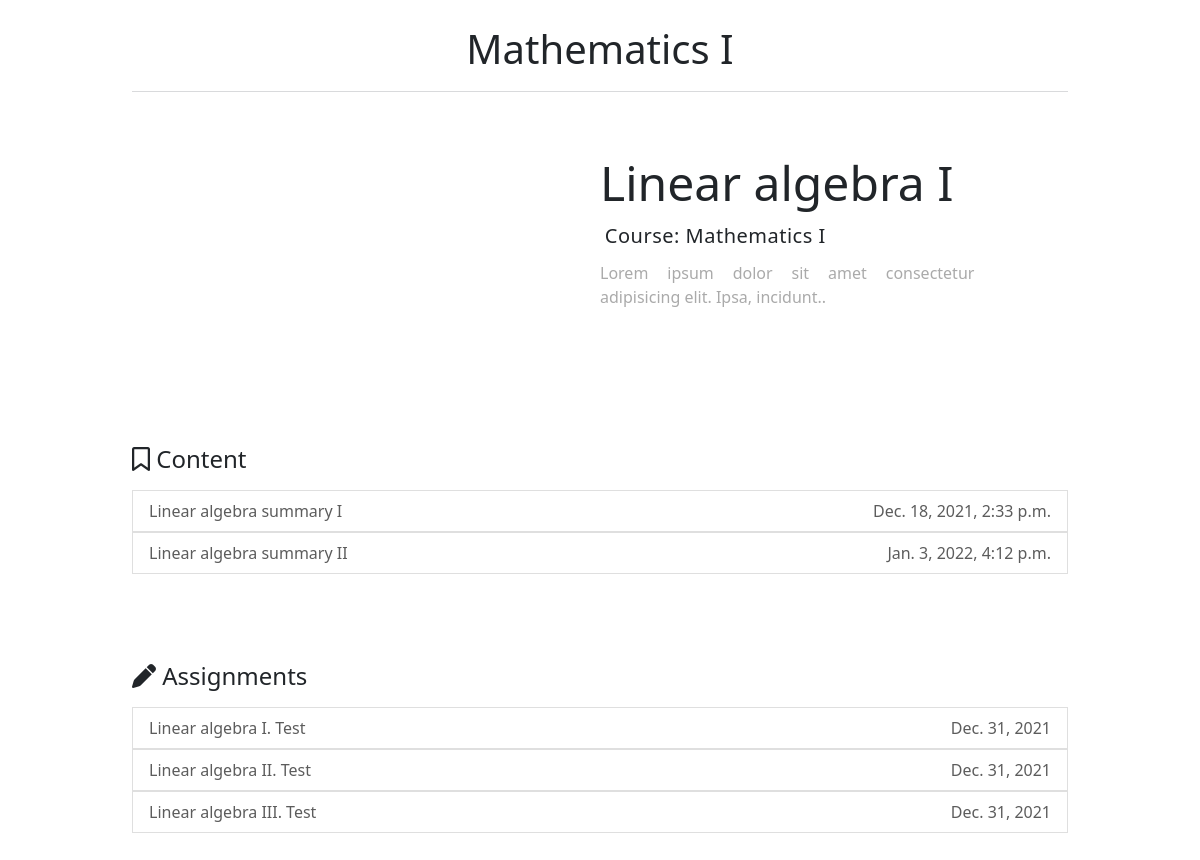
/courses/6/topics/16/, run on the app's committed database.
### main_app/models.py (models this page shows, shortened)
class Courses(models.Model):
    id             = models.AutoField(primary_key=True)
    name           = models.CharField(max_length=200)
    description    = models.TextField()
    year           = models.ForeignKey(SchoolYears,on_delete=models.CASCADE)
    class Meta():
        verbose_name        = 'Course'
        verbose_name_plural = 'Courses'

class Topic(models.Model):
    id          = models.AutoField(primary_key=True)
    course      = models.ForeignKey(Courses,on_delete=models.CASCADE,)
    name        = models.CharField(max_length=200)
    description = models.TextField()
    class Meta():
        verbose_name        = 'Course Content'
        verbose_name_plural = 'Courses Content'

class Content(models.Model):
    id       = models.AutoField(primary_key=True)
    topic    = models.ForeignKey(Topic,on_delete=models.CASCADE)
    name     = models.CharField(max_length=50)
    field    = models.FileField(upload_to=upload_location_content)
    created  = models.DateTimeField(auto_now_add=timezone.now())
    class Meta():
        verbose_name        = 'Content'
        verbose_name_plural = 'Contents'

class School_Assignment(models.Model):
    topic    = models.ForeignKey(Topic,on_delete=models.CASCADE)
    title    = models.CharField(max_length=50)
    instructions = models.TextField()
    file     = models.FileField(upload_to=location_assignment,null=True,blank=True)
    deadline = models.DateField(null=True,blank=True)
    created  = models.DateTimeField(auto_now=datetime.datetime.now())

### main_app/views.py (the view)
# urls.py: path('courses/<str:course_pk>/topics/<str:topic_pk>/',views.TopicDetail.as_view(),name='topic'),
class TopicDetail(DetailView):
    model         = Topic
    template_name = 'courses/topics/topic_object.html'
    def get_object(self):
        return get_object_or_404(Topic,id=self.kwargs.get('topic_pk'))
    def get_context_data(self, **kwargs):
        course  =  get_object_or_404(Courses,id=self.kwargs.get('course_pk')).id
        topic   =  TopicDetail.get_object(self)
        context = super().get_context_data(**kwargs)
        context['course']      = Courses.objects.get(id=course)
        context['contents']    = Content.objects.filter(topic=topic)
        context['assignments'] = School_Assignment.objects.filter(topic=topic)
        return context

### main_app/templates/courses/topics/topic_object.html (shortened to what this page needs)
{% extends 'base.html' %}
{% load static %}
{% block content %}
<link rel="stylesheet" href="{% static 'main_app/css/course_data.css' %}">
<div class="container-fluid">
    <div class="title">
        <a href=""><h1>{{course.name}}</h1></a>
    </div>
    <div class="presentation">
        <div class="img col">
        </div>
        <div class="data col">
            <h2>{{object.name}}</h2>
            <h5>Course: {{course.name}}</h5>
            <p>{{object.description}}</p>
        </div>
    </div>
    <div class="content">
        <div class="c-title">
            <h4><i class="far fa-bookmark"></i> Content</h4>
        </div>
        {% if contents %}{% for content in contents %}
        <div class="list-content">
            <a href="{{content.field.url}}"  onclick="content_select(this)" data-id="{{content.id}}"  id="content_field"><li class="list-group-item">
                <p>{{content.name}}</p>
                <p>{{content.created}}</p>
            </li></a>
        </div>
        {% endfor %}{% else %}
        <li class="list-group-item">
            <p>No content yet...</p>
        </li>
        {% endif %}
    </div>
    <div class="content">
        <div class="c-title">
            <h4><i class="fas fa-pen"></i> Assignments</h4>
        </div>
        {% if assignments %}{% for assignment in assignments %}
        <div class="list-content">
            <a href="{% url 'assignment_data' course_pk=course.id topic_pk=object.id assignment_pk=assignment.id  %}" id="content_field"><li class="list-group-item">
                <p>{{assignment.title}}</p>
                <p>{{assignment.deadline}}</p>
            </li></a>
        </div>
        {% endfor %}{% else %}
        <li class="list-group-item">
            <p>No content yet...</p>
        </li>
        {% endif %}
    </div>
</div>
{% endblock %}

### static/main_app/css/course_data.css (style rules this page uses)
.container-fluid { width: 80%; }
.container-fluid .title { border-bottom: 1px solid #d9dadc; padding: 25px 0 10px; margin-bottom: 30px; text-align: center; }
.container-fluid .title a { text-decoration: none; color: #212529; }
.presentation { display: flex; align-items: center; padding: 2rem 0 }
.presentation .data h2 { font-size: 3rem; }
.presentation .data h5 { letter-spacing: .5px; padding: .3rem ; }
.presentation .data p { text-align: justify; color: #aaa; }
.c-title { display: flex; justify-content: space-between; align-items: center; width: 100%; margin: auto; }
.c-title { display: flex; justify-content: space-between; align-items: center; width: 100%; margin: auto; padding: .5rem 0; }
.content { margin: 5rem 0; }
.content a { text-decoration: none; }
.content .list-group-item { display: flex; justify-content: space-between; }
.content p { color: rgb(92, 92, 92); margin: 0; padding: 0; }
.list-content { display: flex; align-items: center; }
.list-content a#content_field { width: 100%; }
@media (min-width:1120px) { .data p { width: 80%; } }

### data on the page
Courses: name "Mathematics I"
Topic: name "Linear algebra I", description "Lorem ipsum dolor sit amet consectetur adipisicing elit. Ipsa, incidunt.."
Content: name "Linear algebra summary I", created "Dec. 18, 2021, 2:33 p.m."
Content: name "Linear algebra summary II", created "Jan. 3, 2022, 4:12 p.m."
School_Assignment: title "Linear algebra I. Test", deadline "Dec. 31, 2021"
School_Assignment: title "Linear algebra II. Test", deadline "Dec. 31, 2021"
School_Assignment: title "Linear algebra III. Test", deadline "Dec. 31, 2021"
